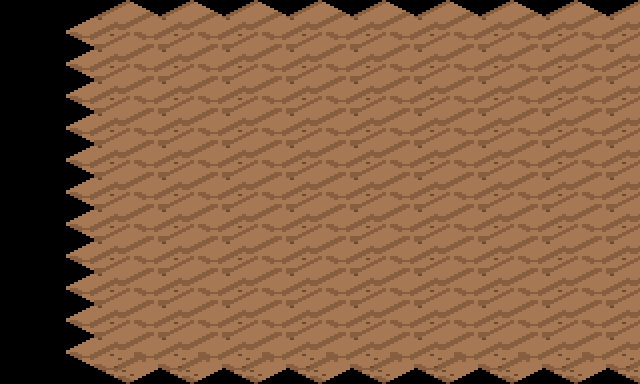

Below is a game level as drawn by its tile map, then a one-line description and the .tmx file that defines it, in full:
An orthogonal 10x12 tile map with 64x32 px tiles, 1 tile layer (suelo).

<map version="1.10" orientation="orthogonal" renderorder="right-down" width="10" height="12" tilewidth="64" tileheight="32" infinite="0" nextlayerid="2" nextobjectid="1">
 <tileset firstgid="1" name="terreno_mundo" tilewidth="128" tileheight="64" tilecount="203" columns="8">
  <image source="../textures/../textures/terreno_mundo.png" width="1024" height="1664" />
  <tile id="200">
   <properties>
    <property name="collision" type="bool" value="true" />
   </properties>
  </tile>
 </tileset>
 <layer id="1" name="suelo" width="10" height="12">
  <data encoding="csv">
0,0,0,0,0,0,0,0,0,0,
0,167,167,167,167,167,167,167,167,167,
0,201,201,167,167,167,167,167,167,167,
0,201,201,167,167,167,167,167,167,167,
0,167,167,167,167,167,167,167,167,167,
0,167,167,167,167,167,167,167,167,167,
0,167,167,167,167,167,167,167,167,167,
0,167,167,167,167,167,167,167,167,167,
0,167,167,167,167,167,167,167,167,167,
0,167,167,167,167,167,167,167,167,167,
0,167,167,167,167,167,167,167,167,167,
0,167,167,167,167,167,167,167,167,167
</data>
 </layer>
</map>
